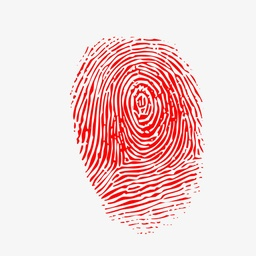
#> input picture 780.jpg, 256 x 256 px, shrunk from 472 x 472 before the run
$ python 22.py
#> lines starting #> are read from the running program, lines starting #| are printed output that depends on the picture; after the words box and inside, x2 and y2 are one past the last pixel; in counts of white or black regions, pixels touching at a corner belong together
from PIL import Image
import numpy as np
from cv2 import cv2
import matplotlib.pyplot as plt


# 定义灰度函数
def rgb1gray(f):
    # 防止三通道相加溢出，所以先转换类型
    f = f.astype(np.float32) / 255

    # 获取图像的三通道
    b = f[:, :, 0]
    g = f[:, :, 1]
    r = f[:, :, 2]
    gray = 0.2989 * r + 0.5870 * g + 0.1140 * b

    # 再把类型转换回来
    gray = (gray * 255).astype('uint8')
    return gray


# 定义腐蚀函数
def werode(f, B):
    L, h = f.shape
    wW, hW = B.shape
    wp, hp = wW // 2, hW // 2
    SB = np.sum(B)
    """ padding """
    row_pad_up = np.zeros((wp, h))
    row_pad_down = np.zeros((wp, h))
    col_pad_left = np.zeros((L + 2 * wp, hp))
    col_pad_right = np.zeros((L + 2 * wp, hp))  ##扩充的行列块初始化全为零
    img_p = np.row_stack((row_pad_up, f, row_pad_down))
    img_p = np.column_stack((col_pad_left, img_p, col_pad_right))
    """ 卷积操作 """
    out_img = np.zeros((L, h))  # 输出图像初始化
    w_img = np.zeros((wW, hW))  # 定义一个原始图像中与卷积核对应矩阵
    W = B
    for i in range(L):
        for j in range(h):
            w_img = img_p[i:i + wW, j:j + hW]
            if SB == np.sum(W * w_img):
                out_img[i, j] = 1
    out_img = np.clip(out_img, 0, 255)
    return out_img


# 定义膨胀函数
def wdilate(f, B):
    L, h = f.shape
    wW, hW = B.shape
    wp, hp = wW // 2, hW // 2
    """ padding """
    row_pad_up = np.zeros((wp, h))
    row_pad_down = np.zeros((wp, h))
    col_pad_left = np.zeros((L + 2 * wp, hp))
    col_pad_right = np.zeros((L + 2 * wp, hp))  ##扩充的行列块初始化全为零
    img_p = np.row_stack((row_pad_up, f, row_pad_down))
    img_p = np.column_stack((col_pad_left, img_p, col_pad_right))
    """ 卷积操作 """
    out_img = np.zeros((L, h))  # 输出图像初始化
    w_img = np.zeros((wW, hW))  # 定义一个原始图像中与卷积核对应矩阵
    W = B
    for i in range(L):
        for j in range(h):
            w_img = img_p[i:i + wW, j:j + hW]
            if np.sum(W * w_img) > 0:
                out_img[i, j] = 1
    out_img = np.clip(out_img, 0, 255)
    return out_img


# 开运算
def wopen(img, B):
    return wdilate(werode(img, B), B)  # 先腐蚀后膨胀


# 闭运算
def wclose(img, B):
    return werode(wdilate(img, B), B)  # 先膨胀后腐蚀


# 击中操作
def whit(img, B):
    W = np.ones((5, 5))
    AB1 = werode(img, B)
    W[1:4, 1:4] = B
    B2 = np.ones((5, 5)) - W
    AB2 = werode(1 - img, B2)
    return AB1 * AB2


# 细化,单一操作
def wthin(img, B):
    return img - whit(img, B)


# 距离变换
def distanceTrans(img):
    A = (1 - img) * 100
    for i in range(0, np.shape(A)[0]):
        for j in range(0, np.shape(A)[1] - 1):
            temp0 = A[i][j]
            temp1 = min(A[i][j - 1] + 3, temp0)
            temp2 = min(A[i - 1][j - 1] + 4, temp1)
            temp3 = min(A[i - 1][j] + 3, temp2)
            temp4 = min(A[i - 1][j + 1] + 4, temp3)
            A[i][j] = temp4

    for i in range(np.shape(A)[0] - 1, -1, 1):
        for j in range(np.shape(A)[1] - 1, -1, 2):
            temp0 = A[i][j]
            temp1 = min(A[i][j + 1] + 3, temp0)
            temp2 = min(A[i + 1][j + 1] + 4, temp1)
            temp3 = min(A[i + 1][j] + 3, temp2)
            temp4 = min(A[i + 1][j - 1] + 4, temp3)
            A[i][j] = temp4
    return A


# 求局部最大值
def local_max(img):
    img_lm = img
    l, h = img.shape
    t = 1
    for i in range(t, l + 1 - t):
        for j in range(t, h + 1 - t):
            if img_lm[i, j] == np.max(img_lm[i - t:i + t, j - t:j + t]):
                img_lm[i, j] = 1
    np.putmask(img_lm, img_lm > 1, 0)
    return img_lm


# 定义骨架提取函数
def wextract_sketon(img, B, method='shape'):
    if method == 'shape':  ####形态学骨架提取
        k = 0
        A_kB = 1 - img
        SkA = A_kB - wopen(A_kB, B)
        SA = SkA
        while np.any(A_kB) and k < 10:
            A_kB = werode(A_kB, B)
            SkA = A_kB - wopen(A_kB, B)
            k += 1
            SA = np.clip(SkA + SA, 0, 1)
        return 1 - SA

    elif method == 'distance':
        A_edge = img - werode(img, B)
        A_distance = distanceTrans(A_edge)
        A_lomax = local_max(A_distance)
        A = A_lomax * img
        return A * 255
    return


def find_end(img, K):
    """
    找到端节点
    Parameters:
        img: 输入图像
        K: 结构子序列
    Return:
        只有端节点为前景的图像
    """
    # 像素归一化
    img_ones = img / 255
    img_result = np.zeros_like(img, dtype=np.uint8)

    # 利用结构子序列寻找端点
    for i in K:
        img_temp = np.where(cv2.filter2D(img_ones.copy(), -1, i,
                                         borderType=0) == 3, 1, 0)
        img_result = img_result + img_temp

    img_result *= 255
    return img_result.astype(np.uint8)


# 剪裁算法
def tailor(img):
    """
    裁剪
    Parameters:
        img: 待裁剪图像
    Return:
        裁剪结果图像
    """
    # 生成8个结构子
    k_1 = np.array([[0, 4, 4], [1, 2, 4], [0, 4, 4]], dtype=np.uint8)
    k_2 = np.array([[0, 1, 0], [4, 2, 4], [4, 4, 4]], dtype=np.uint8)
    k_3 = np.array([[4, 4, 0], [4, 1, 2], [4, 4, 0]], dtype=np.uint8)
    k_4 = np.array([[4, 4, 4], [4, 1, 4], [0, 2, 0]], dtype=np.uint8)
    k_5 = np.array([[1, 4, 4], [4, 2, 4], [4, 4, 4]], dtype=np.uint8)
    k_6 = np.array([[4, 4, 1], [4, 2, 4], [4, 4, 4]], dtype=np.uint8)
    k_7 = np.array([[4, 4, 4], [4, 1, 4], [4, 4, 2]], dtype=np.uint8)
    k_8 = np.array([[4, 4, 4], [4, 1, 4], [2, 4, 4]], dtype=np.uint8)

    K = [k_1, k_2, k_3, k_4, k_5, k_6, k_7, k_8]

    # 细化(去除3个像素组成的分支)
    B = np.ones((3, 3), np.uint8)
    img_thin = wthin(img, B)
    # 找端点
    img_end = find_end(img_thin, K)
    # 膨胀运算,捡回误伤元素
    img_dilate = img_end
    for _ in range(3):
        img_dilate = wdilate(img_dilate,B)
        img_dilate = cv2.bitwise_and(img_dilate, img)
    # 获得裁剪结果
    img_result = cv2.bitwise_or(img_dilate, img_thin)
    return img_result


if __name__ == '__main__':
    img1 = Image.open("780.jpg")
#> img1 is the input picture: PIL image 256x256 RGB; mean R, G, B 241, 213.7, 213.6
    img1 = np.array(img1)
    # print(img1)
    img2 = rgb1gray(img1)  # 图像灰度化
#> in rgb1gray, `g = f[:, :, 1]`:
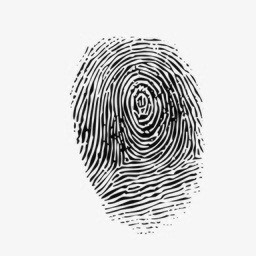
#> g: shape (256, 256) float32; min 0.00784, max 1, mean 0.838

    # 图像二值化
    avg_gray = np.average(img2)  # 取平均值为阈值
#> avg_gray = 216
    img3 = np.where(img2[..., :] < avg_gray, 0, 255)
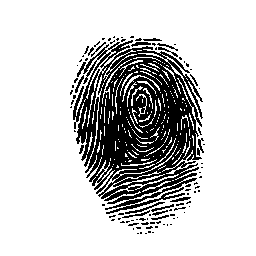
#> img3: shape (256, 256) int64; 79.1% white; 97 black regions (80 under 20 px), largest, box (x1, y1, x2, y2) and area: (73, 40, 203, 214) 12467, (125, 202, 165, 214) 87, (197, 138, 204, 156) 61

    plt.rcParams['font.sans-serif'] = ['SimHei']
    plt.rcParams['axes.unicode_minus'] = False
    plt.figure()
    plt.subplot(2, 3, 1)
    ax = plt.gca()
    plt.axis('off')  # 去掉坐标系
    plt.imshow(img1, cmap='gray')  # 由于Plt显示图像默认三通道，所以开始图像泛绿，需要加参数
    ax.set_title("原图")
    plt.subplot(2, 3, 2)
    ax = plt.gca()
    plt.axis('off')  # 去掉坐标系
    plt.imshow(img2, cmap='gray')
    ax.set_title("灰度图")
    plt.subplot(2, 3, 3)
    ax = plt.gca()
    plt.axis('off')  # 去掉坐标系
    plt.imshow(img3, cmap='gray')
    ax.set_title("二值图")

    plt.subplot(2, 3, 4)
    ax = plt.gca()
    plt.axis('off')  # 去掉坐标系
    B = np.ones((3, 3), np.uint8)
    # img4 = distanceTrans(img3)
    img4 = wextract_sketon(img3 / 255, B, method='shape')
#> in werode, `img_p = np.row_stack((row_pad_up, f, row_pad_down))`: img_p: shape (258, 256) float64; values 0 (black) and 1 (white), 20.7% white; 97 white regions (80 under 20 px), largest, box (x1, y1, x2, y2) and area: (73, 41, 203, 215) 12467, (125, 203, 165, 215) 87, (197, 139, 204, 157) 61
#> in werode, `img_p = np.column_stack((col_pad_left, img_p, col_pad_right))`: img_p: shape (258, 258) float64; values 0 (black) and 1 (white), 20.6% white; 97 white regions (80 under 20 px), largest, box (x1, y1, x2, y2) and area: (74, 41, 204, 215) 12467, (126, 203, 166, 215) 87, (198, 139, 205, 157) 61
#> after the loop in werode, `for i in range(L):`:
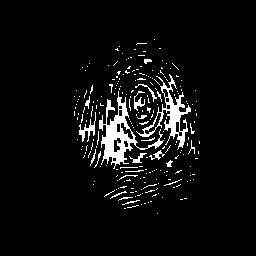
#> out_img: shape (256, 256) float64; values 0 (black) and 1 (white), 5.5% white; 232 white regions (211 under 20 px), largest, box (x1, y1, x2, y2) and area: (99, 91, 164, 169) 1267, (136, 74, 191, 150) 892, (79, 112, 96, 142) 154
#> in wdilate, `L, h = f.shape`: L = 256
#> in wdilate, `img_p = np.row_stack((row_pad_up, f, row_pad_down))`: img_p: shape (258, 256) float64; values 0 (black) and 1 (white), 5.5% white; 232 white regions (211 under 20 px), largest, box (x1, y1, x2, y2) and area: (99, 92, 164, 170) 1267, (136, 75, 191, 151) 892, (79, 113, 96, 143) 154
#> in wdilate, `img_p = np.column_stack((col_pad_left, img_p, col_pad_right))`: img_p: shape (258, 258) float64; values 0 (black) and 1 (white), 5.4% white; 232 white regions (211 under 20 px), largest, box (x1, y1, x2, y2) and area: (100, 92, 165, 170) 1267, (137, 75, 192, 151) 892, (80, 113, 97, 143) 154
#> after the loop in wdilate, `for i in range(L):`: out_img: shape (256, 256) float64; values 0 (black) and 1 (white), 13.5% white; 57 white regions (34 under 20 px), largest, box (x1, y1, x2, y2) and area: (82, 65, 196, 185) 6443, (78, 84, 97, 143) 576, (117, 181, 160, 210) 405
#> in wextract_sketon, `SkA = A_kB - wopen(A_kB, B)`: SkA: shape (256, 256) float64; values 0 (black) and 1 (white), 7.4% white in thin lines or dots, all inside (x1, y1, x2, y2) = (70, 36, 205, 234)
#> the loop in wextract_sketon, `while np.any(A_kB) and k < 10:` made 7 passes
#> after the loop in wextract_sketon, `while np.any(A_kB) and k < 10:`: A_kB: shape (256, 256) float64; every value is 0
#> after the loop in wextract_sketon, `while np.any(A_kB) and k < 10:`:
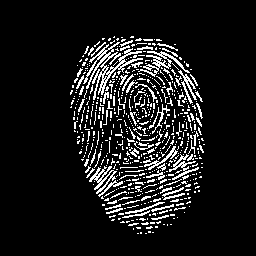
#> SA: shape (256, 256) float64; values 0 (black) and 1 (white), 10.6% white in thin lines or dots, all inside (x1, y1, x2, y2) = (70, 36, 205, 234)
#> after the loop in wextract_sketon, `while np.any(A_kB) and k < 10:`: k = 7
    plt.imshow(img4, cmap='gray')
    ax.set_title("形态学骨架提取")
    plt.subplot(2, 3, 5)
    ax = plt.gca()
    plt.axis('off') #去掉坐标系
    B  = np.array([[0,1,0],[1,1,1],[0,1,0]])
    img5 = wextract_sketon(img3/255,B,method='distance')
#> in werode (call 16), `img_p = np.row_stack((row_pad_up, f, row_pad_down))`: img_p: shape (258, 256) float64; values 0 (black) and 1 (white), 78.5% white; 99 black regions (80 under 20 px), largest, box (x1, y1, x2, y2) and area: (73, 41, 203, 215) 12467, (0, 0, 256, 1) 256, (0, 257, 256, 258) 256
#> in werode (call 16), `img_p = np.column_stack((col_pad_left, img_p, col_pad_right))`: img_p: shape (258, 258) float64; values 0 (black) and 1 (white), 77.9% white; 98 black regions (80 under 20 px), largest, box (x1, y1, x2, y2) and area: (74, 41, 204, 215) 12467, (0, 0, 258, 258) 1028, (126, 203, 166, 215) 87
#> after the loop in werode (call 16), `for i in range(L):`: out_img: shape (256, 256) float64; values 0 (black) and 1 (white), 68.1% white; 9 black regions (5 under 20 px), largest, box (x1, y1, x2, y2) and area: (69, 35, 206, 235) 19811, (0, 0, 256, 256) 1020, (183, 60, 190, 68) 29, (162, 223, 173, 227) 24
#> in wextract_sketon (call 2), `A_edge = img - werode(img, B)`: A_edge: shape (256, 256) float64; values 0 (black) and 1 (white), 11% white in thin lines or dots
#> in distanceTrans, `A = (1 - img) * 100`: A: shape (256, 256) float64; values 0 (black) and 100 (white), 89% white; black in thin lines or dots
#> after the loop in distanceTrans, `for i in range(0, np.shape(A)[0]):`:
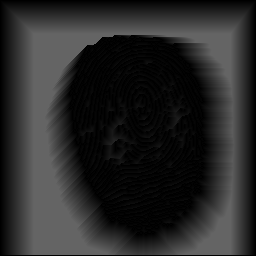
#> A: shape (256, 256) float64; min 0, max 100, mean 40.4
#> after the loop in local_max, `for i in range(t, l + 1 - t):`:
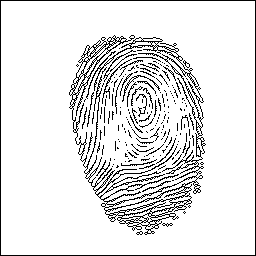
#> img_lm: shape (256, 256) float64; values 0 (black) and 1 (white), 89.5% white; black in thin lines or dots
    plt.imshow(img5, cmap='gray')
    ax.set_title("距离变换骨架提取")
    plt.subplot(2, 3, 6)
    ax = plt.gca()
    plt.axis('off') #去掉坐标系
    img6 = tailor(img5)
#> in werode (call 17), `img_p = np.row_stack((row_pad_up, f, row_pad_down))`: img_p: shape (258, 256) float64; 68.1% white; 9 black regions (5 under 20 px), largest, box (x1, y1, x2, y2) and area: (69, 36, 206, 236) 19422, (0, 0, 256, 258) 1532, (183, 61, 190, 69) 29, (162, 224, 173, 228) 24
#> in werode (call 17), `img_p = np.column_stack((col_pad_left, img_p, col_pad_right))`: img_p: shape (258, 258) float64; 67.6% white; 9 black regions (5 under 20 px), largest, box (x1, y1, x2, y2) and area: (70, 36, 207, 236) 19422, (0, 0, 258, 258) 2048, (184, 61, 191, 69) 29, (163, 224, 174, 228) 24
#> after the loop in werode (call 18), `for i in range(L):`: out_img: shape (256, 256) float64; every value is 1
#> after the loop in find_end, `for i in K:`: img_result: shape (256, 256) int64; values 0 (black) and 1 (white), 0.5% white in thin lines or dots, all inside (x1, y1, x2, y2) = (70, 38, 203, 235)
#> the loop in tailor, `for _ in range(3):` made 3 passes
#> pass 1, in tailor, `img_dilate = wdilate(img_dilate,B)`:
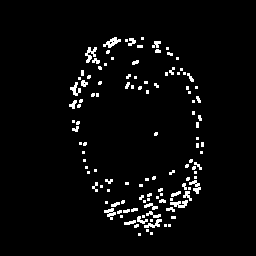
#> img_dilate: shape (256, 256) float64; values 0 (black) and 1 (white), 3.7% white; 119 white regions (85 under 20 px), largest, box (x1, y1, x2, y2) and area: (103, 37, 121, 48) 93, (85, 47, 97, 63) 92, (170, 200, 188, 208) 86
    plt.imshow(img5, cmap='gray')
    ax.set_title("剪裁后的图像")
    plt.show()
